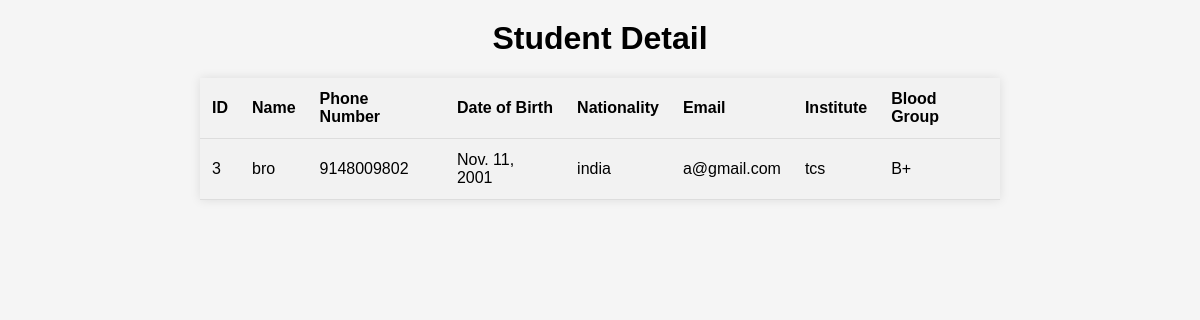
Screenshot of /view_student_detail/3/ with the database file from the repository.
### myapp/models.py (models this page shows, shortened)
class Studentdetail(models.Model):
    Id = models.CharField(max_length=20, primary_key=True)
    name = models.CharField(max_length=100)
    phone_number = models.CharField(max_length=20)
    dob = models.DateField()
    nationality = models.CharField(max_length=20)
    email = models.EmailField()
    institute = models.CharField(max_length=100)
    blood_group = models.CharField(max_length=10)

### myapp/views.py (the view)
# urls.py: path('view_student_detail/<str:student_id>/', views.view_student_detail, name='view_student_detail'),
def view_student_detail(request, student_id):
    student = get_object_or_404(Studentdetail, Id=student_id)
    return render(request, 'student_detail.html', {'student': student})

### templates/student_detail.html (shortened to what this page needs)
<!DOCTYPE html>
<html>
<head>
</head>
<body>
    <h1>Student Detail</h1>
    <table>
        <tr>
            <th>ID</th>
            <th>Name</th>
            <th>Phone Number</th>
            <th>Date of Birth</th>
            <th>Nationality</th>
            <th>Email</th>
            <th>Institute</th>
            <th>Blood Group</th>
        </tr>
        <tr>
            <td>{{ student.Id }}</td>
            <td>{{ student.name }}</td>
            <td>{{ student.phone_number }}</td>
            <td>{{ student.dob }}</td>
            <td>{{ student.nationality }}</td>
            <td>{{ student.email }}</td>
            <td>{{ student.institute }}</td>
            <td>{{ student.blood_group }}</td>
        </tr>
    </table>
</body>
</html>

### templates/student_detail.html (style rules this page uses)
body { font-family: Arial, sans-serif; background-color: #f5f5f5; }
h1 { text-align: center; margin-top: 20px; }
table { margin: 0 auto; border-collapse: collapse; width: 80%; max-width: 800px; background-color: #fff; box-shadow: 0 0 10px rgba(0, 0, 0, 0.1); }
th, td { padding: 12px; text-align: left; border-bottom: 1px solid #ddd; }
th { background-color: #f2f2f2; }
tr:nth-child(even) { background-color: #f2f2f2; }

### rows the page displays
Studentdetail: name "bro", phone_number "9148009802", dob "Nov. 11, 2001", nationality "india", email "a@gmail.com", institute "tcs", blood_group "B+"

### other values shown
{{ student.Id }} "3"
